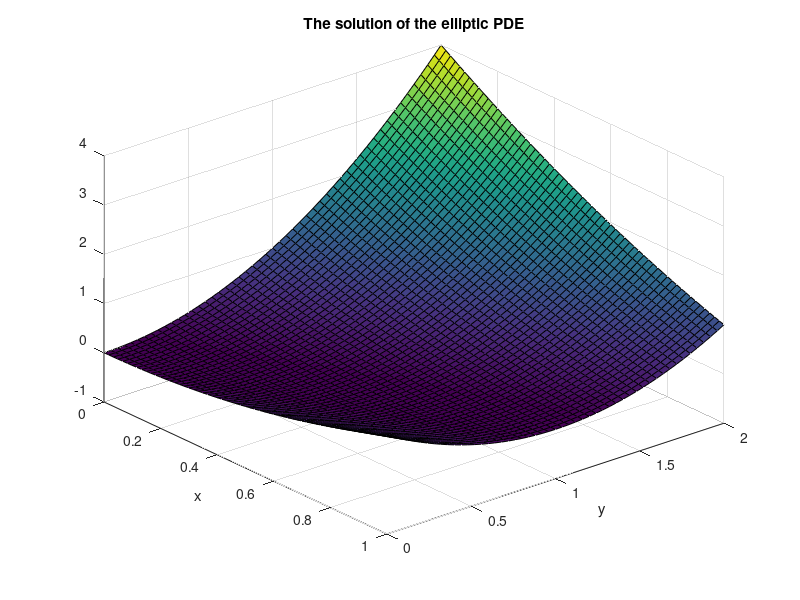

Source code (MATLAB):
%% Solve the elliptic PDE
%%    ∂_x^2 u + ∂_y^2 u  =  f    on Ω=[a,b]×[c,d]
%%          u = g                on ∂Ω
%% the functions
f = @(x,y) 4;
g = @(x,y) (x-y).^2;
%% domain Ω=[a,b]×[c,d]
a = 0; b = 1;
c = 0; d = 2;
%% numerical parameters
n = 60; dx = (b-a)/n;
m = 50; dy = (d-c)/m;
%%--------------------------------%%
%%-----         FDM          -----%%
%%--------------------------------%%
lMax = (n-1)*(m-1);
A    = zeros(lMax,lMax);
vecB = zeros(lMax,1);
ij_to_l = @(i,j) i + (m-1-j)*(n-1);
%%l_to_ij = @(l,m,n) [mod(l,(n-1)) , m-1-floor(l/(n-1))];
for i=1:(n-1)
  for j=1:(m-1)
    %% init
    l    = ij_to_l(i,j);
    xi   = a+i*dx;
    yj   = c+j*dy;
    l_ip = ij_to_l(i+1,j);
    l_im = ij_to_l(i-1,j);
    l_jp = ij_to_l(i,j+1);
    l_jm = ij_to_l(i,j-1);
    %% the matrix A: stencil with 5 points
    A(l,l)  = -(2+2*dx^2/dy^2);
    vecB(l) = dx^2*f(xi,yj);
    %% extra diago: !! the border !!
    if (i!=1)
      A(l,l_im) = 1;
    else
      %% x_i-1=a (left)
      vecB(l) = vecB(l) - g(a,yj);
    end
    if (i!=(n-1))
      A(l,l_ip) = 1;
    else
      %% x_i+1=b (right)
      vecB(l) = vecB(l) - g(b,yj);
    end
    if (j!=1)
      A(l,l_jm) = dx^2/dy^2;
    else
      %% y_i-1=c (down)
      vecB(l) = vecB(l) - dx^2/dy^2*g(xi,c);
    end
    if (j!=(m-1))
      A(l,l_jp) = dx^2/dy^2;
    else
      %% y_i+1=d (up)
      vecB(l) = vecB(l) - dx^2/dy^2*g(xi,d);
    end
  end
end
%%------------------------%%
%%---     Solution     ---%%
%%------------------------%%
vecU = A\vecB;
%%--reconstruction matrix solution
matU = zeros(n+1,m+1);
for i=0:n
  for j=0:m
    if (i==0 || i==n || j==0 || j==m)
      %% at the border
      xi = a+i*dx;
      yj = c+j*dy;
      matU(i+1,j+1) = g(xi,yj);
    else
      %% inside
      l = ij_to_l(i,j);
      matU(i+1,j+1) = vecU(l);
    end
  end
end

%%-- plot
x = linspace(a,b,n+1);
y = linspace(c,d,m+1);
[X,Y] = meshgrid(x,y);
figure(1)
surf(X,Y,matU')
xlabel('x')
ylabel('y')
title('The solution of the elliptic PDE')
view(50,35)

